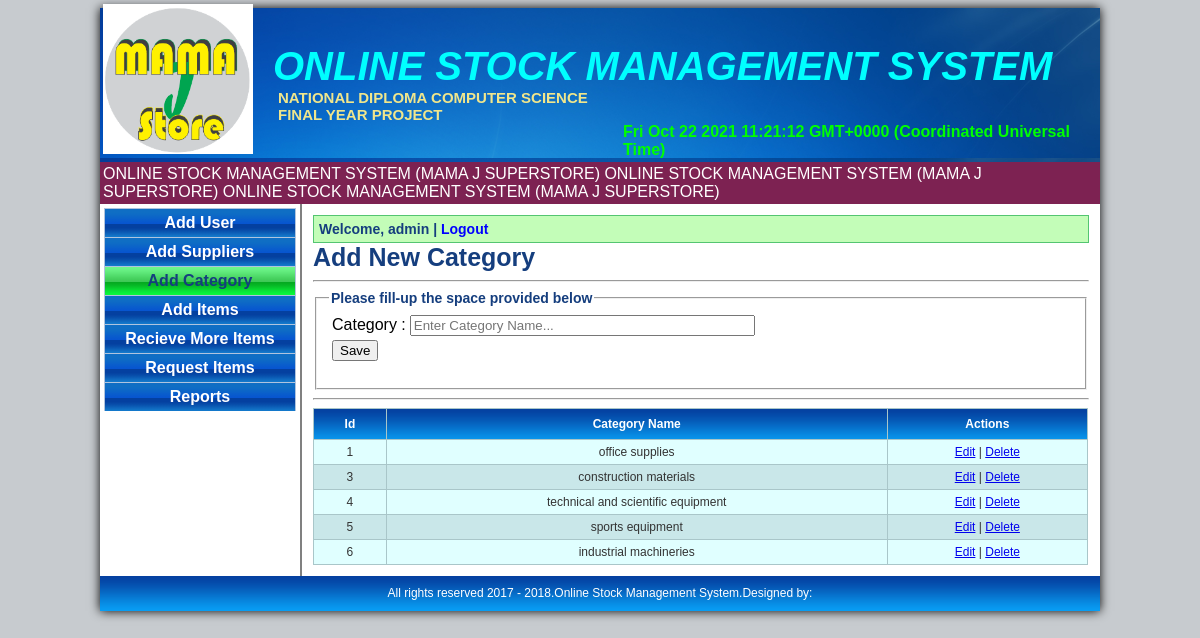
The page /category.php (signed in) on the database its author committed.
### tables this page shows
CREATE TABLE `category` (
  `cat_id` int(11) NOT NULL,
  `cat_name` varchar(50) NOT NULL
);

### includes/get_username.php (called while the page is built, shortened)
<?php
if(isset($_SESSION['id']))
	{
		$username=$_SESSION['username'];
	}
else
	{
		header("location:index.php");
	}
?>

### category.php (the view, shortened to what this page needs)
<?php require_once('includes/header.php');?>
<?php require_once('includes/connection.php');?>
<?php include('includes/get_username.php');?>
	<table id="sidebar">
				<tr id="navbox">
					<td>
						<ul id="nav">
							<li><a href="user.php">Add User</a></li>
							<li><a href="supplier.php" >Add Suppliers</a></li>
                        <li><a href="category.php" class="current">Add Category</a></li>
							<li><a href="item.php" >Add Items</a></li>
                             <li><a href="addmoreitem.php" >Recieve More Items</a></li>
							<li><a href="request_items.php">Request Items</a></li>
                            <li><a href="admin_report.php">Reports</a></li>
						</ul>
					</td>
				</tr>
	</table>
	<table id="contentbox">
		<tr>
			<td id="content">
				<div class="name"><b>Welcome, <?php echo $username; ?></b> | <a href="logout.php">Logout</a></div>
				<div class="label">Add New Category</div>
				<hr />
				<fieldset>
				<legend><div class="legend"><b>Please fill-up the space provided below</b></div></legend>
				<div id="add_userform">
					<form name="form1" method="post" action="">
						<table>
							<tr>
								<td>Category :</td>
								<td><input type="text"size="40px"  required name="catname" placeholder="Enter Category Name..."></td>
							</tr>
                            <tr>
								<td><input type="submit" value="Save" size="40px" name="submit" ></td>
							</tr>
						</table>
					</form>
				</div>
				</fieldset>
				<hr />
				<table class="inventory_table" id="alternatecolor">
					<tr>
						<th>Id</th>
						<th>Category Name</th>
						<th>Actions</th>
					</tr>
					<?php
					$result = "SELECT * FROM category ORDER BY cat_id ASC";
					$objQuery = mysqli_query($con,$result) or die ("Error Query [".$result."]");
					while($row = mysqli_fetch_array($objQuery))
					{
					?>
					<tr>
						<td><?php echo $row["cat_id"];?></td>
						<td><?php echo $row["cat_name"];?></td>
						<td><a href='edit_category.php?cat_id=<?php echo $row["cat_id"];?>'>Edit</a> |
							<a href="JavaScript:if(confirm('Are you sure you want to delete this record?')==true)
							{window.location='delete_category.php?cat_id=<?php echo $row["cat_id"];?>';}">Delete</a></td>
					</tr>
					<?php
					}
					?>
				</table>
			</td>
		</tr>
	</table>
<?php require('includes/footer.php');?>

### mainstyle.css (style rules this page uses)
body { background-color:#c7cbcf; }
#sidebar { float:left; width:200px; }
#navbox { height:0px; }
#contentbox { background-color:#ffffff; width:800px; border-left:2px solid gray; }
#content { padding:9px; }
#nav,#nav ul { list-style:none; padding:1px; margin-top:-0px; }
#nav li { width:192px; }
#nav a { border-right:1px solid #B0C4DE; border-top:1px solid #B0C4DE; border-left:1px solid #B0C4DE; display:block; background-image:url(image/nav.png); color:white; text-decoration:none; text-align:center; padding:5px; font-family:arial; font-weight:bold; }
#nav a.current { background-image:url(image/currentbg.png); color:#153E7E; font-weight:bold; }
.name { border:1px solid #54C571; padding:5px; font-family:arial; background-color:#C3FDB8; font-size:14px; font-weight:bold; color:#153E7E; }
.name a { color:blue;text-decoration:none;font-weight:bold; }
.label { font-family:arial; font-size:25px;font-weight:bold;color:#153E7E; }
.legend { font-family: arial;font-size:14px;color:#153E7E; }
table.inventory_table { font-family:sans-serif; font-size:12px; color:#333333; border-width: 1px; border-color: #a9c6c9; border-collapse: collapse; width:775px; }
table.inventory_table th { background-image:url(image/header.png); color:#fff; border-width: 1px; padding: 8px; border-style: solid; border-color: #a9c6c9; }
table.inventory_table td { border-width: 1px; padding: 5px; border-style: solid; border-color: #a9c6c9; text-align:center; }
.oddrowcolor { background-color:#E0FFFF; }
.evenrowcolor { background-color:#c9e7e9; }
#add_userform { font-family : Arial, sans-serif; font-size:14px; }

### rows shown on the page
category: cat_id "1", cat_name "office supplies"
category: cat_id "3", cat_name "construction materials"
category: cat_id "4", cat_name "technical and scientific equipment"
category: cat_id "5", cat_name "sports equipment"
category: cat_id "6", cat_name "industrial machineries"

### other values the page prints
$username "admin"
